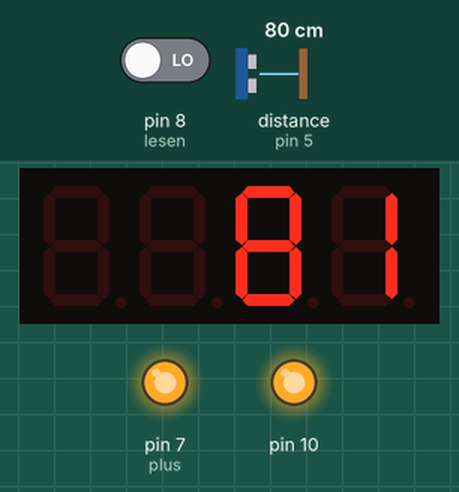
This sketch was run on a simulated Arduino Uno, built with avr-gcc and run on an emulated ATmega328P. Parts: 4-digit seven-segment display, output pins drawn as LEDs (lit = HIGH). Inputs (shaded band) come from the test bench; at power-on: distance to the obstacle (sensor on pin 5) 80 cm, pin 8 (lesen) LOW. The echo pulse lasts 58.3 µs per cm.

Above: at 1.2 s.
1.3 s: distance to the obstacle (sensor on pin 5) set to 2 cm
At 2.0 s:
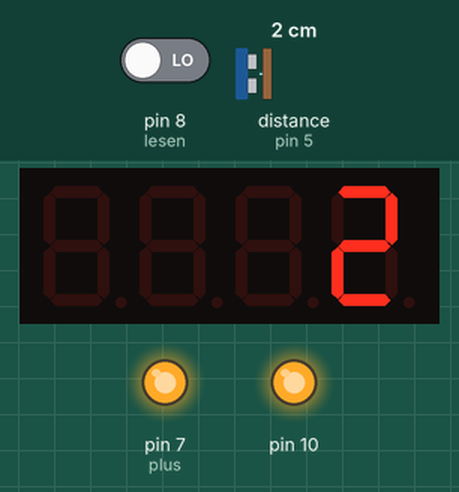
2.8 s: pin 8 (lesen) driven HIGH
At 3.6 s:
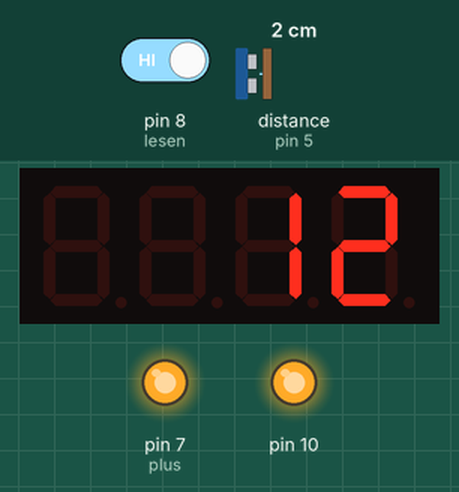
4.3 s: distance to the obstacle (sensor on pin 5) set to 4 cm
At 5.2 s:
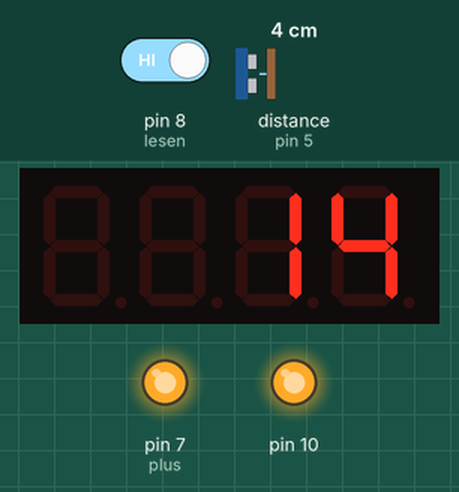
5.8 s: pin 8 (lesen) driven LOW
At 6.8 s:
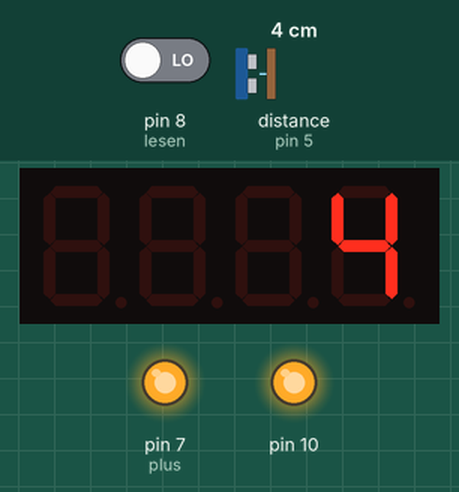
7.3 s: distance to the obstacle (sensor on pin 5) set to 9 cm
At 8.5 s:
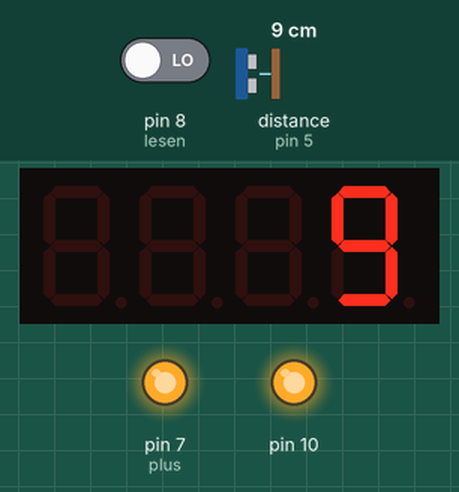
Timing chart, 0 to 9.8 s (numbered marks = the images above; inputs shaded):
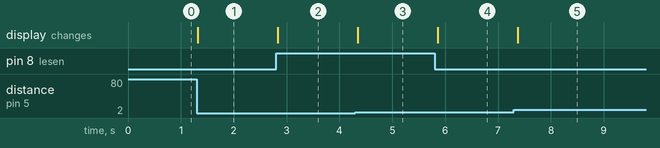

Measured:
- after the input at 1.3 s, the display: changes at once (image 1)
- after the input at 2.8 s, the display: changes at once (image 2)
- after the input at 4.3 s, the display: changes after 0.05 s (image 3)
- after the input at 5.8 s, the display: changes after 0.06 s (image 4)
- after the input at 7.3 s, the display: changes after 0.07 s (image 5)

The sketch:

Rangemeter_mcstadt.ino
```cpp
#include <NewPing.h>

#include <Arduino.h>                   //Libraries
#include <TM1637Display.h>

#define TRIGGER_PIN 4
#define ECHO_PIN 5                     //TRIG and ECHO Pins
#define MAX_DISTANCE 400

int plus = 7;
int lesen = 8;                         //+10cm Gehäuse


NewPing sonar(TRIGGER_PIN, ECHO_PIN, MAX_DISTANCE);

#define CLK 2
#define DIO 3

TM1637Display display(CLK, DIO);

float distance;

void setup() {

  pinMode(plus, OUTPUT);
  pinMode(lesen, INPUT);
  digitalWrite(plus, HIGH);
  pinMode(10, OUTPUT);                   //+5V
  digitalWrite(10, HIGH);


}

void loop() {

boolean lesenplus = digitalRead(lesen);

   distance = sonar.ping_cm();

  display.setBrightness(0x0f);
  uint8_t data[] = { 0x0, 0x0, 0x0, 0x0 };

  if (lesenplus) {

    display.showNumberDec(distance + 0.8 + 10);             //0.8cm = Tolleranz 10cm = Body

    }


    else {

      display.showNumberDec(distance + 0.8);                // Tolleranz

      }

  delay(50);                                                //Restart reading the cm´s


}
```
